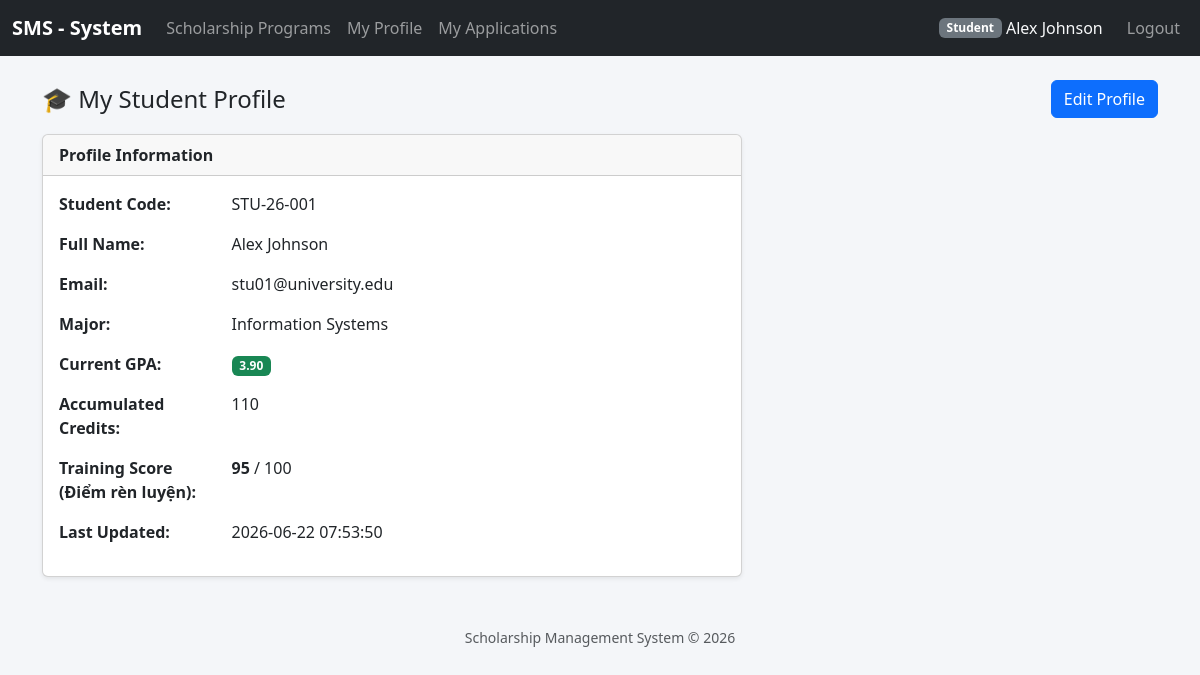
/index.php?controller=student_profiles&action=index (signed in), run on the app's committed database.
### tables this page shows
CREATE TABLE `student_profiles` (
  `id` int(11) NOT NULL,
  `user_id` int(11) NOT NULL,
  `student_code` varchar(20) NOT NULL,
  `major` varchar(100) DEFAULT NULL,
  `current_gpa` decimal(3,2) DEFAULT NULL,
  `accumulated_credits` int(11) DEFAULT NULL,
  `training_score` int(11) DEFAULT 0,
  `updated_at` timestamp NOT NULL DEFAULT current_timestamp() ON UPDATE current_timestamp()
);

CREATE TABLE `users` (
  `id` int(11) NOT NULL,
  `email` varchar(255) NOT NULL,
  `password_hash` varchar(255) NOT NULL,
  `full_name` varchar(150) NOT NULL,
  `role` enum('admin','student','reviewer') DEFAULT 'student',
  `created_at` timestamp NOT NULL DEFAULT current_timestamp()
);

### helpers/functions.php (called while the page is built, shortened)
<?php
function e(mixed $value): string
{
    return htmlspecialchars((string)($value ?? ''), ENT_QUOTES, 'UTF-8');
}
function url(string $controller, string $action = 'index', array $params = []): string
{
    $query = array_merge(['controller' => $controller, 'action' => $action], $params);
    return 'index.php?' . http_build_query($query);
}
?>

### helpers/auth.php (called while the page is built, shortened)
<?php
require_once __DIR__ . '/../config/database.php';
function current_user(): ?array
{
    return $_SESSION['user'] ?? null;
}
function is_logged_in(): bool
{
    return isset($_SESSION['user']);
}

### models/StudentProfile.php (called while the page is built, shortened)
<?php
require_once __DIR__ . '/../config/database.php';
class StudentProfile
{
    private PDO $db;
    public function __construct()
    {
        $this->db = Database::getConnection();
    }
    public function getByUserId(int $userId): array|false
    {
        $stmt = $this->db->prepare("
            SELECT sp.*, u.email, u.full_name
            FROM student_profiles sp
            INNER JOIN users u ON sp.user_id = u.id
            WHERE sp.user_id = ?
        ");
        $stmt->execute([$userId]);
        return $stmt->fetch(PDO::FETCH_ASSOC);
    }
}

### config/database.php (called while the page is built)
<?php
class Database
{
    private static ?PDO $instance = null;
    public static function getConnection(): PDO
    {
        if (self::$instance === null) {
            $host    = 'localhost';
            $dbname  = 'scholarship_system';
            $user    = 'root';
            $pass    = '';
            $charset = 'utf8mb4';
            $dsn = "mysql:host={$host};dbname={$dbname};charset={$charset}";
            $options = [
                PDO::ATTR_ERRMODE            => PDO::ERRMODE_EXCEPTION,
                PDO::ATTR_DEFAULT_FETCH_MODE => PDO::FETCH_ASSOC,
                PDO::ATTR_EMULATE_PREPARES   => false,
            ];
            try {
                self::$instance = new PDO($dsn, $user, $pass, $options);
            } catch (PDOException $e) {
                die('Kết nối CSDL thất bại: ' . $e->getMessage());
            }
        }
        return self::$instance;
    }
}

### views/student_profiles/index.php (the view, shortened to what this page needs)
<?php
require_once __DIR__ . '/../partials/header.php';
$currentUser = current_user();
$isStudent = ($currentUser['role'] === 'student');
?>
<?php if ($isStudent): ?>
    <div class="d-flex justify-content-between align-items-center mb-3">
        <h4 class="mb-0">🎓 My Student Profile</h4>
        <a href="<?= e(url('student_profiles', 'edit', ['id' => $profile['id']])) ?>" class="btn btn-primary">Edit Profile</a>
    </div>
    <div class="card shadow-sm" style="max-width:700px;">
        <div class="card-header"><strong>Profile Information</strong></div>
        <div class="card-body">
            <?php
            $rows = [
                ['label' => 'Student Code:', 'value' => $profile['student_code']],
                ['label' => 'Full Name:', 'value' => $profile['full_name']],
                ['label' => 'Email:', 'value' => $profile['email']],
                ['label' => 'Major:', 'value' => $profile['major'] ?: '—'],
            ];
            foreach ($rows as $row) {
                $label = $row['label'];
                $value = $row['value'];
                $escape = true;
                include __DIR__ . '/../partials/components/detail_row.php';
            }
            $gpa = (float)$profile['current_gpa'];
            $gpaBadge = $gpa >= 3.6 ? 'success' : ($gpa >= 3.2 ? 'primary' : ($gpa >= 2.5 ? 'warning text-dark' : 'danger'));
            $label = 'Current GPA:';
            $value = $profile['current_gpa'] ? '<span class="badge bg-' . $gpaBadge . '">' . e($profile['current_gpa']) . '</span>' : '—';
            $escape = false;
            include __DIR__ . '/../partials/components/detail_row.php';
            $label = 'Accumulated Credits:'; $value = $profile['accumulated_credits'] ?: '—'; $escape = true; include __DIR__ . '/../partials/components/detail_row.php';
            $label = 'Training Score (Điểm rèn luyện):';
            $value = isset($profile['training_score']) ? '<strong>' . e($profile['training_score']) . '</strong> / 100' : '—';
            $escape = false;
            include __DIR__ . '/../partials/components/detail_row.php';
            $label = 'Last Updated:'; $value = $profile['updated_at'] ?: '—'; $escape = true; include __DIR__ . '/../partials/components/detail_row.php';
            ?>
        </div>
    </div>
<?php endif; ?>
<?php require_once __DIR__ . '/../partials/footer.php'; ?>

### views/partials/header.php (shortened to what this page needs)
<!DOCTYPE html>
<html lang="en">
<head>
    <link href="https://cdn.jsdelivr.net/npm/bootstrap@5.3.3/dist/css/bootstrap.min.css" rel="stylesheet">
</head>
<body>
<nav class="navbar navbar-expand-lg navbar-dark bg-dark mb-4">
    <div class="container-fluid">
        <a class="navbar-brand" href="<?= e(url('scholarship_programs', 'index')) ?>">SMS - System</a>
        <div class="collapse navbar-collapse" id="navMain">
            <ul class="navbar-nav me-auto">
                <li class="nav-item"><a class="nav-link" href="<?= e(url('scholarship_programs', 'index')) ?>">Scholarship Programs</a></li>
                <?php if (isset(current_user()['role'])): ?>
                    <?php if (in_array(current_user()['role'], ['admin', 'reviewer', 'staff'], true)): ?>
                        <?php if (current_user()['role'] === 'admin'): ?>
                            <li class="nav-item"><a class="nav-link" href="<?= e(url('users', 'index')) ?>">Users</a></li>
                        <?php endif; ?>
                        <li class="nav-item"><a class="nav-link" href="<?= e(url('applications', 'index')) ?>">Applications</a></li>
                        <?php else: ?>
                        <li class="nav-item"><a class="nav-link" href="<?= e(url('student_profiles', 'edit', ['id' => current_user()['id']])) ?>">My Profile</a></li>
                        <li class="nav-item"><a class="nav-link" href="<?= e(url('applications', 'index')) ?>">My Applications</a></li>
                    <?php endif; ?>
                <?php endif; ?>
            </ul>
            <ul class="navbar-nav">
                <?php if (is_logged_in()): $u = current_user(); ?>
                    <li class="nav-item d-flex align-items-center text-light me-3">
                        <span class="badge bg-secondary"><?= e(ucfirst($u['role'])) ?></span>&nbsp;<?= e($u['full_name']) ?>
                    </li>
                    <li class="nav-item">
                        <a class="nav-link" href="<?= e(url('auth', 'logout')) ?>">Logout</a>
                    </li>
                <?php else: ?>
                    <li class="nav-item">
                        <a class="nav-link" href="<?= e(url('auth', 'login')) ?>">Login</a>
                    </li>
                <?php endif; ?>
            </ul>
        </div>
    </div>
</nav>
<div class="container">

### views/partials/components/detail_row.php
<?php
$escape = $escape ?? true;
?>
<div class="row mb-3">
    <div class="col-md-3 fw-bold"><?= e($label) ?></div>
    <div class="col-md-9"><?= $escape ? e($value) : $value ?></div>
</div>

### views/partials/header.php (style rules this page uses)
body { background-color: #f4f6f9; }
.navbar-brand { font-weight: 700; }

### data on the page
student_profiles: user.full_name "Alex Johnson", current_gpa "3.90", accumulated_credits "110 2026-06-22 07:53:50", training_score "95"

### other printed values
$u['role'] "Student"
$label "Student Code:"
$value "STU-26-001"
$label "Full Name:"
$value "Alex Johnson"
$label "Email:"
$value "stu01@university.edu"
$label "Major:"
$value "Information Systems"
$label "Current GPA: Accumulated Credits: Training Score (Điểm rèn luyện): Last Updated:"
